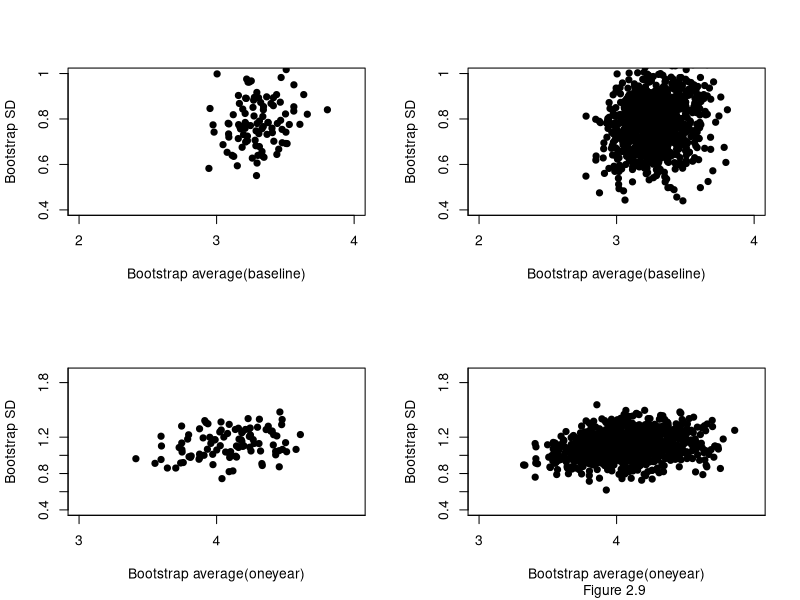

This figure's R source:
library(boot)

 cd4$baseline
 cd4$oneyear



#####plotting average bootstrap########################

cd4.f <- function(data,i)
{
   d<-data[i]
   c(mean(d),var(d))
}


cd41.bootnp<-boot( cd4$baseline, cd4.f, R=999)
cd42.bootnp<-boot( cd4$oneyear, cd4.f, R=999)



par(mfrow=c(2,2))


plot(cd41.bootnp$t[1:99,1],sqrt(cd41.bootnp$t[1:99,2]),axes=F,main="",xlim=c(2,4),ylim=c(0.4,1.0),xlab="Bootstrap average(baseline)",ylab="Bootstrap SD",pch=20,cex=1.5)
axis(1,at=c(0,2,3,4),labels=paste(c(0,2,3,4)))
axis(2,at=c(0,0.2,0.4,0.6,0.8,1),labels=paste(c(0,0.2,0.4,0.6,0.8,1)))
box()






plot(cd41.bootnp$t[,1],sqrt(cd41.bootnp$t[,2]),axes=F,main="",xlim=c(2,4),ylim=c(0.4,1),xlab="Bootstrap average(baseline)",ylab="Bootstrap SD",pch=20,cex=1.5)
axis(1,at=c(0,2,3,4),labels=paste(c(0,2,3,4)))
axis(2,at=c(0,0.2,0.4,0.6,0.8,1),labels=paste(c(0,0.2,0.4,0.6,0.8,1)))
box()



plot(cd42.bootnp$t[1:99,1],sqrt(cd42.bootnp$t[1:99,2]),axes=F,main="",xlim=c(3,5),ylim=c(0.4,1.9),xlab="Bootstrap average(oneyear)",ylab="Bootstrap SD",pch=20,cex=1.5)
axis(1,at=c(0,2,3,4,6),labels=paste(c(0,2,3,4,6)))
axis(2,at=c(0.4,0.6,0.8,1,1.2,1.8,2),labels=paste(c(0.4,0.6,0.8,1,1.2,1.8,2)))
box()



plot(cd42.bootnp$t[,1],sqrt(cd42.bootnp$t[,2]),axes=F,main="",xlim=c(3,5),ylim=c(0.4,1.9),xlab="Bootstrap average(oneyear)",ylab="Bootstrap SD",pch=20,cex=1.5)
axis(1,at=c(0,2,3,4,6),labels=paste(c(0,2,3,4,6)))
axis(2,at=c(0.4,0.6,0.8,1,1.2,1.8,2),labels=paste(c(0.4,0.6,0.8,1,1.2,1.8,2)))
box()


title(sub="Figure 2.9 ")